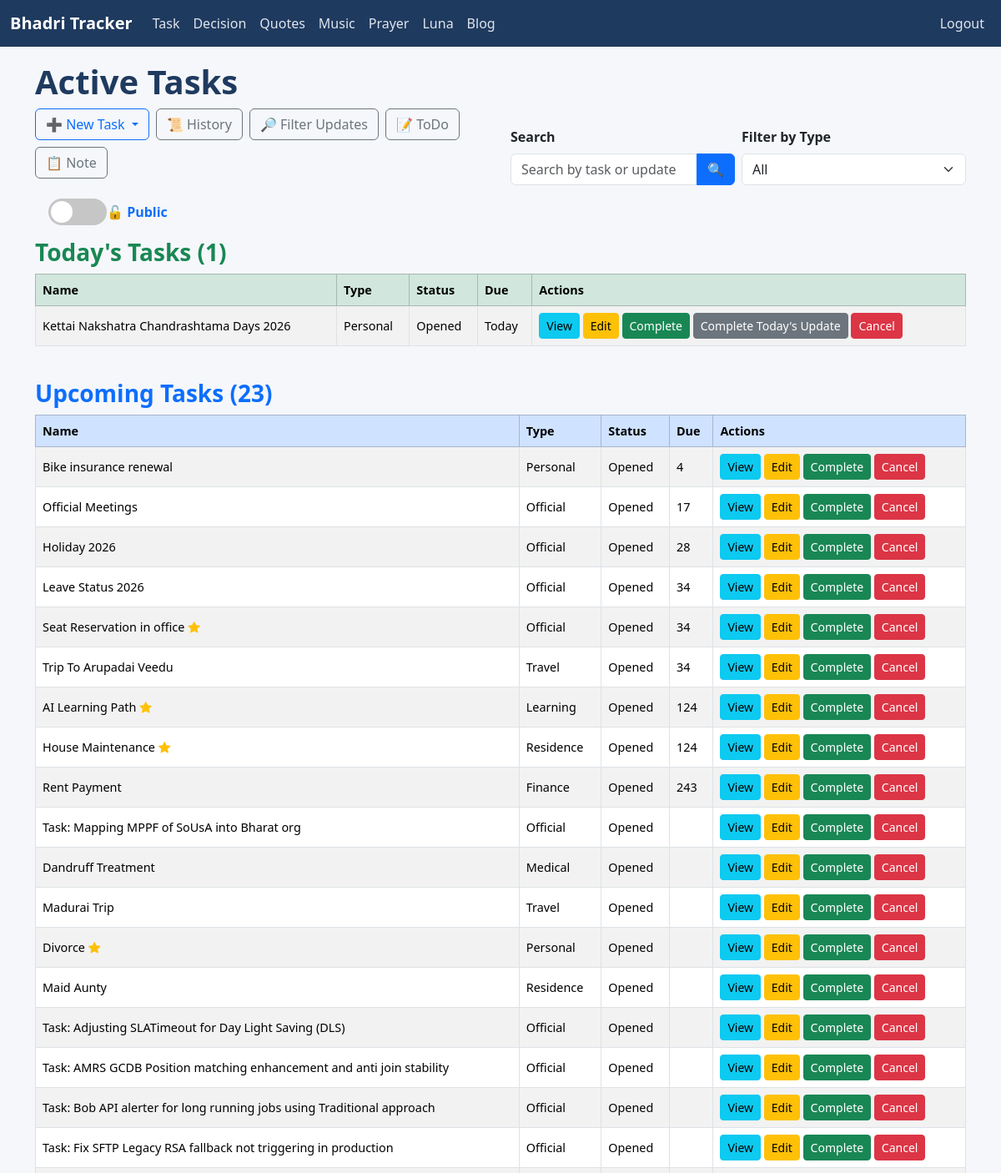
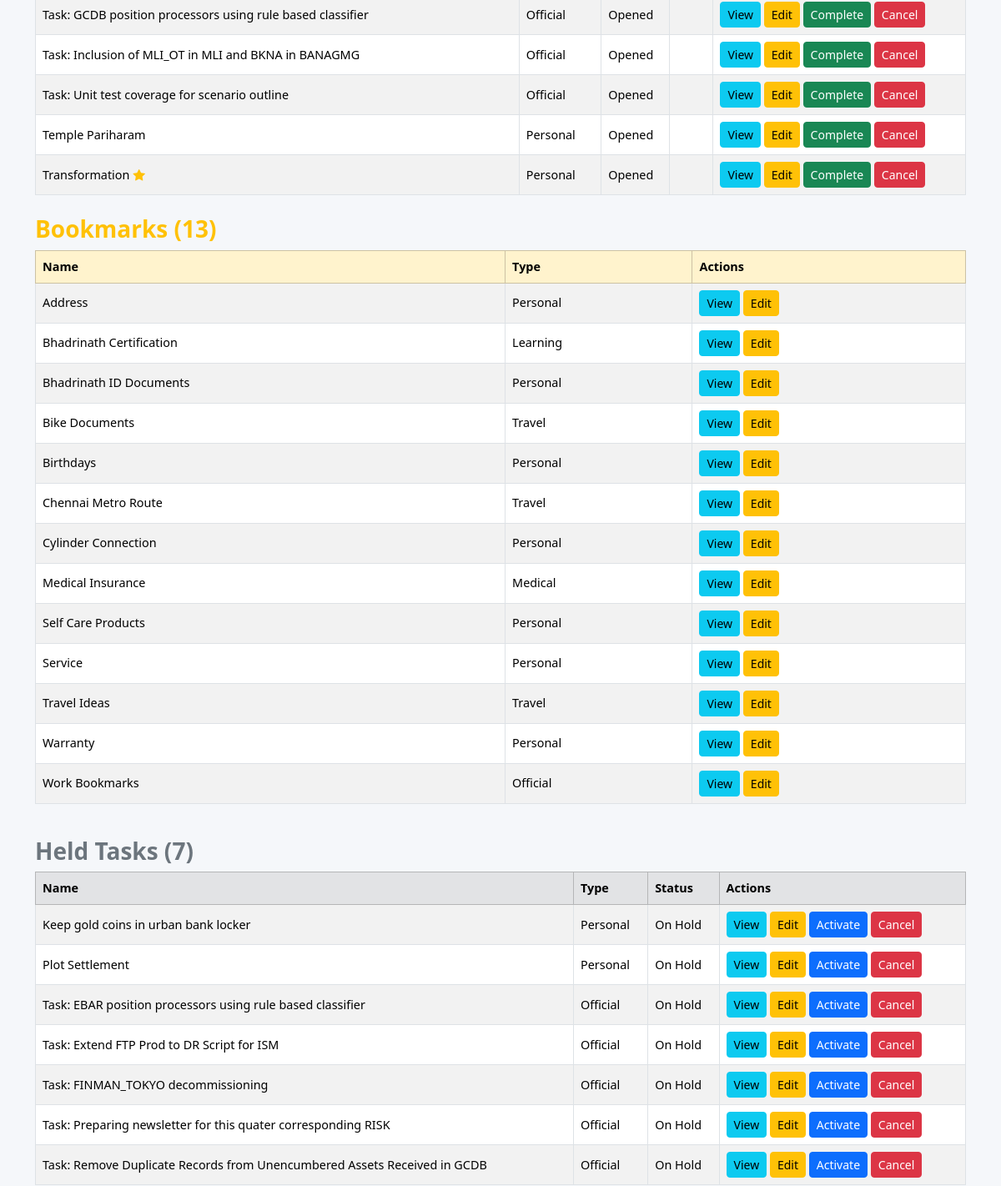
The page / (signed in, upper part) on the database as committed earlier (2 pictures, top to bottom).
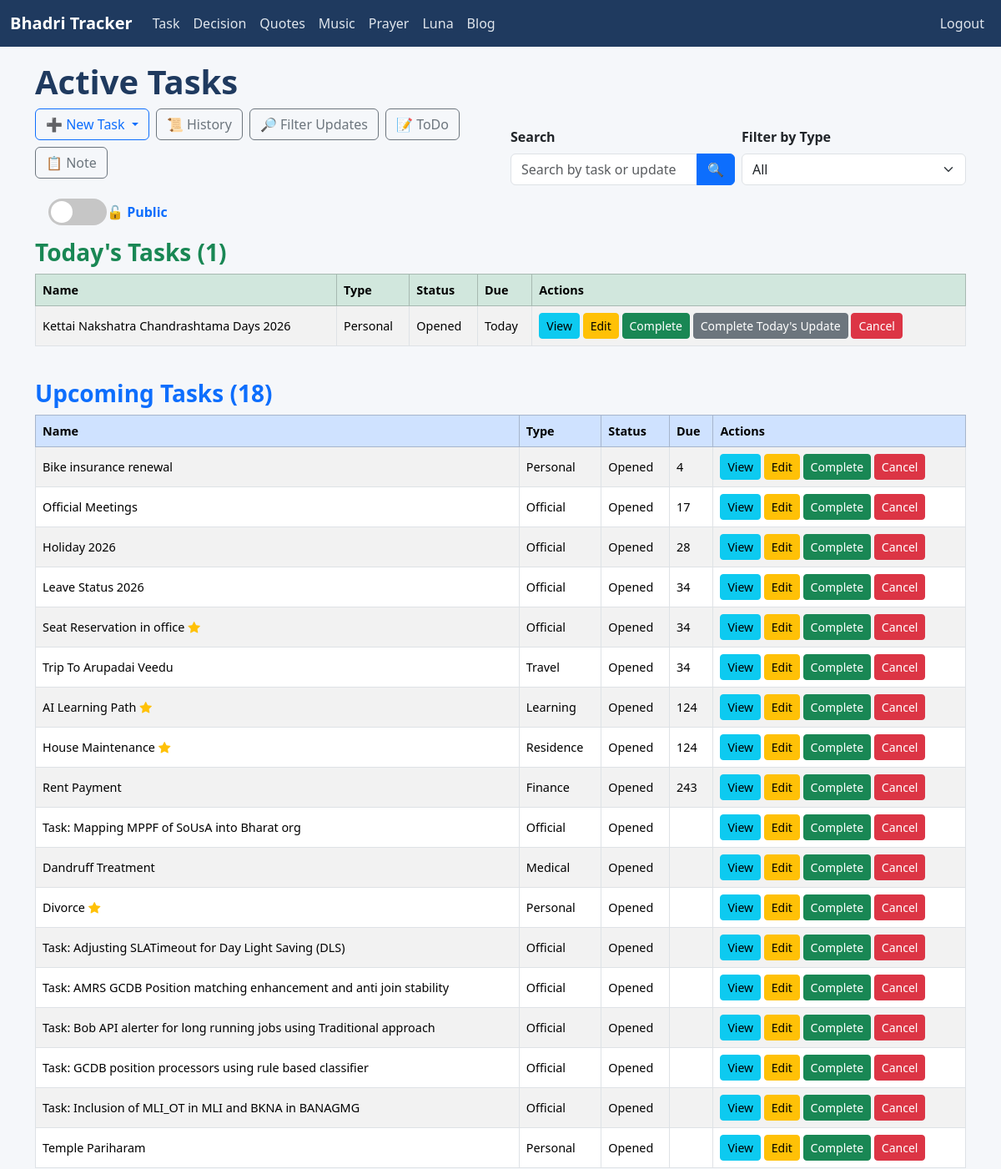
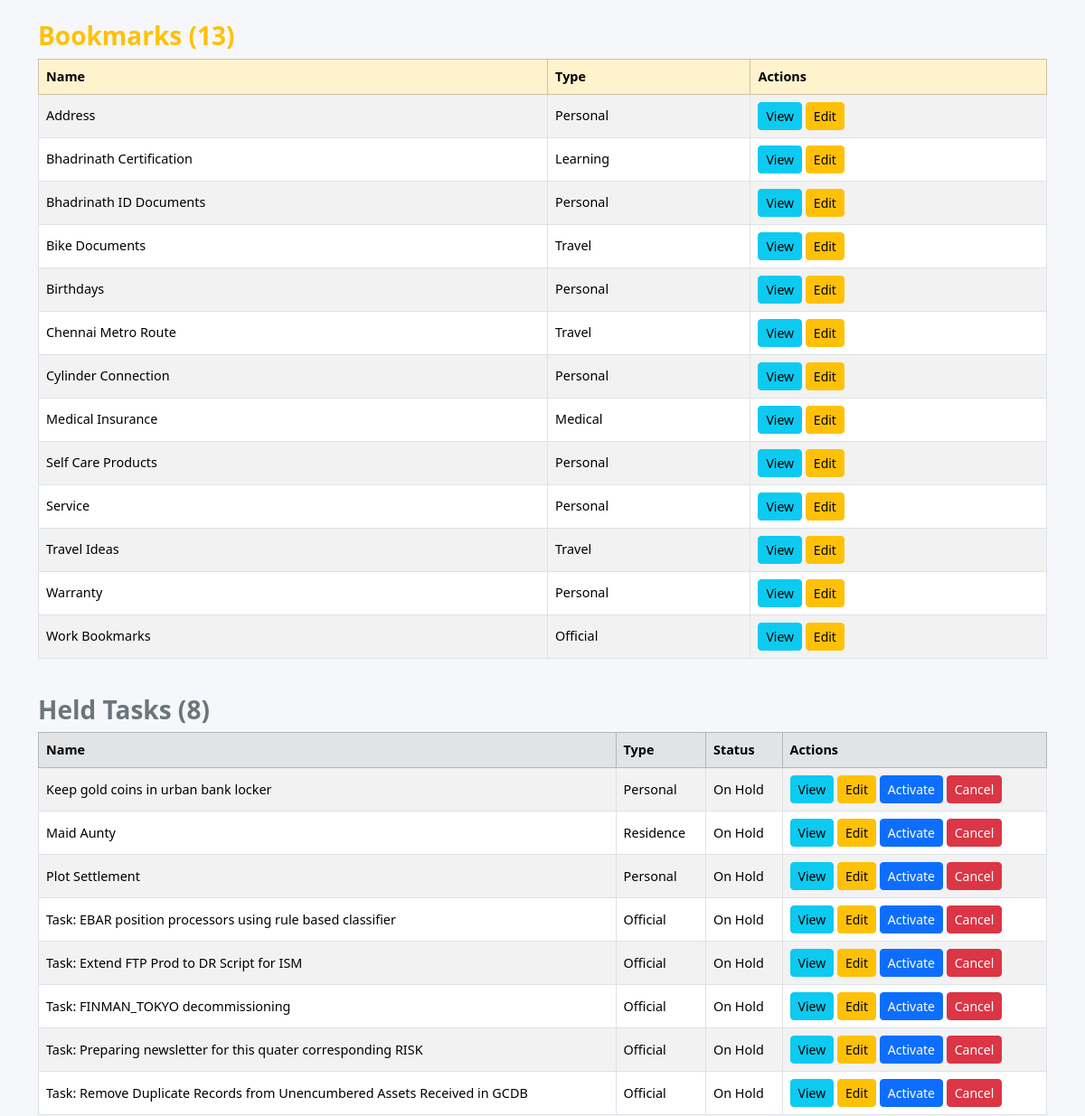
The same page on the database as committed later (2 pictures, top to bottom).
### tracker/models.py (models this page shows, shortened)
class Task(models.Model):
    STATUS_CHOICES = [
        ('Opened', 'Opened'),
        ('InProgress', 'In Progress'),
        ('Completed', 'Completed'),
        ('Cancelled', 'Cancelled'),
        ('Hold', 'Hold'),
    ]
    name = models.CharField(max_length=200)
    status = models.CharField(max_length=20, choices=STATUS_CHOICES, default='Opened')
    task_type = models.ForeignKey(TaskType, on_delete=models.CASCADE)
    started_date = models.DateField(default=timezone.localtime(), null=True, blank=True)
    created_date = models.DateField(auto_now_add=True)
    updated_date = models.DateField(auto_now=True)
    completed_date = models.DateField(null=True, blank=True)
    target_date = models.DateField(default=timezone.localtime(), null=True, blank=True)
    is_bookmark = models.BooleanField(default=False)
    is_private = models.BooleanField(default=False)
    is_important = models.BooleanField(default=False)
    is_template = models.BooleanField(default=False)
    @property
    def days_till_upcoming(self):
        today = timezone.localdate()
        dates = []
        if self.started_date and self.started_date >= today:
            dates.append(self.started_date)
        if self.target_date and self.target_date >= today:
            dates.append(self.target_date)
        for upd in self.updates.all():
            if upd.status not in ['Completed', 'Cancelled'] and upd.date and upd.date >= today:
                dates.append(upd.date)
        if not dates:
            return None
        return (min(dates) - today).days

class TaskType(models.Model):
    name = models.CharField(max_length=50, unique=True)
    class Meta:
        ordering = ['name']

class Update(models.Model):
    STATUS_CHOICES = [
        ('Opened', 'Opened'),
        ('InProgress', 'In Progress'),
        ('Completed', 'Completed'),
        ('Cancelled', 'Cancelled')
    ]
    REMINDER_CHOICE = [
        ('Days', 'Days'),
        ('Workweek', 'Workweek'),
        ('Weekly', 'Weekly'),
        ('Monthly', 'Monthly'),
        ('Yearly', 'Yearly'),
    ]
    name = models.CharField(max_length=200, null=True, blank=True)
    task = models.ForeignKey(Task, on_delete=models.CASCADE, related_name='updates')
    date = models.DateField(default=timezone.localtime(), null=True, blank=True)
    start_time = models.TimeField(null=True, blank=True)
    end_time = models.TimeField(null=True, blank=True)
    description = models.TextField()
    is_check_box = models.BooleanField(default=False)
    status = models.CharField(max_length=20, choices=STATUS_CHOICES, default='Opened')
    reminder_type = models.CharField(max_length=20, choices=REMINDER_CHOICE, null=True, blank=True)
    can_store_reminder = models.BooleanField(default=False)
    date_to_remind = models.IntegerField(null=True, blank=True)
    auto_reminder_handle = models.BooleanField(default=True)

### tracker/views.py (the view)
# urls.py: path('', views.TaskListView.as_view(), name='task_list'),
class TaskListView(LoginRequiredMixin, ListView):
    model = Task
    template_name = 'tracker/task_list.html'
    context_object_name = 'tasks'
    def get_queryset(self):
        queryset = Task.objects.exclude(
            status__in=['Completed', 'Cancelled', 'Hold']
        ).exclude(
            is_bookmark=True
        ).exclude(
            is_template=True
        )
        view_mode = self.request.GET.get('view', 'public')
        if view_mode == "private":
            user_profile = getattr(self.request.user, "userprofile", None)
            if user_profile is None or not user_profile.special_privilege_password:
                messages.error(self.request, "You do not have access to private tasks.")
                return Task.objects.none()
            if not self.request.session.get("private_access"):
                raise PermissionError("PRIVATE_ACCESS_REQUIRED")
            queryset = queryset.filter(is_private=True)
        elif view_mode == "public":
            self.request.session['private_access'] = False
            queryset = queryset.filter(is_private=False)
        search_query = self.request.GET.get('search')
        if search_query:
            queryset = queryset.filter(
                Q(name__icontains=search_query) |
                Q(updates__description__icontains=search_query)
            ).distinct()
        task_type_id = self.request.GET.get('task_type')
        if task_type_id:
            queryset = queryset.filter(task_type_id=task_type_id)
        tasks = list(queryset)
        tasks = [t for t in tasks if t.days_till_upcoming != 0]
        tasks.sort(
            key=lambda t: (
                t.days_till_upcoming is None,
                t.days_till_upcoming,
                t.target_date is None,
                t.target_date,
                t.name.lower(),
            )
        )
        return tasks
    def get_context_data(self, **kwargs):
        context = super().get_context_data(**kwargs)
        task_type_id = self.request.GET.get('task_type')
        search_query = self.request.GET.get('search', '')
        view_mode = self.request.GET.get('view', 'public')
        context['task_types'] = TaskType.objects.all()
        context['selected_type'] = int(task_type_id) if task_type_id else None
        context['search_query'] = search_query
        context['view_mode'] = view_mode
        common_filters = {}
        if task_type_id:
            common_filters['task_type_id'] = task_type_id
        if search_query:
            common_filters['name__icontains'] = search_query
        if view_mode == "private":
            common_filters['is_private'] = True
        base_queryset = Task.objects.filter(**common_filters) \
            .exclude(status__in=['Completed', 'Cancelled', 'Hold']) \
            .exclude(is_bookmark=True) \
            .exclude(is_template=True) \
            .order_by('name')
        today_tasks = [
            task for task in base_queryset
            if task.days_till_upcoming == 0
        ]
        context['today_tasks'] = today_tasks
        if view_mode == "public":
            common_filters['is_private'] = False
        held_tasks = Task.objects.filter(
            status__in=['Hold'],
            **common_filters
        ).exclude(is_template=True).order_by('name')
        context['held_tasks'] = held_tasks
        bookmarked_tasks = Task.objects.filter(
            is_bookmark=True,
            status__in=['Opened', 'InProgress'],
            **common_filters
        ).exclude(is_template=True).order_by('name')
        context['bookmarked_tasks'] = bookmarked_tasks
        template_tasks = Task.objects.filter(
            is_template=True,
            **common_filters
        ).order_by('name')
        context['template_tasks'] = template_tasks
        return context
    def dispatch(self, request, *args, **kwargs):
        try:
            return super().dispatch(request, *args, **kwargs)
        except PermissionError as e:
            if str(e) == "PRIVATE_ACCESS_REQUIRED":
                return redirect("private_access", "tracker:task_list")
            raise

### templates/tracker/task_list.html (shortened to what this page needs)
{% extends 'base.html' %}
{% load static %}
{% block style %}
<link rel="stylesheet" href="{% static 'css/task_list.css' %}">
{% endblock %}
{% block content %}
<h1>Active Tasks</h1>
<div class="row align-items-end mb-3">
  <div class="col-md-6 mb-2">
    <div class="d-flex gap-2 flex-wrap">
      <div class="dropdown">
        <button class="btn btn-outline-primary dropdown-toggle"
                type="button"
                data-bs-toggle="dropdown"
                aria-expanded="false">
          ➕ New Task
        </button>
      </div>
      <a href="{% url 'tracker:task_history' %}"
         class="btn btn-outline-secondary">
         📜 History
      </a>
      <a href="{% url 'tracker:update_filter' %}" class="btn btn-outline-secondary">
        🔎 Filter Updates
      </a>
      <a href="{% url 'tracker:todo_list' %}" class="btn btn-outline-secondary">
        📝 ToDo
      </a>
      <a href="{% url 'tracker:note' %}" class="btn btn-outline-secondary">
        📋 Note
      </a>
    </div>
  </div>
  <div class="col-md-6">
    <form method="get" class="row g-2 align-items-end">
      <div class="col-md-6">
        <label class="form-label fw-bold">Search</label>
        <div class="input-group">
          <input type="text"
                 name="search"
                 value="{{ search_query }}"
                 class="form-control"
                 placeholder="Search by task or update">
          <button type="submit" class="btn btn-primary">🔍</button>
        </div>
      </div>
      <div class="col-md-6">
        <label class="form-label fw-bold">Filter by Type</label>
        <select name="task_type"
                class="form-select"
                onchange="this.form.submit()">
          <option value="">All</option>
        </select>
      </div>
    </form>
  </div>
</div>
<div class="toggle-container mb-3 ms-3">
  <a href="{% if view_mode == 'public' %}{% url 'private_access' 'tracker:task_list' %}{% else %}?view=public{% endif %}"
     class="text-decoration-none d-flex align-items-center">
    <div class="toggle-switch {% if view_mode == 'private' %}active{% endif %}">
      <div class="toggle-circle"></div>
    </div>
    <span class="toggle-label">
      {% if view_mode == 'private' %}
        🔒 Private
      {% else %}
        🔓 Public
      {% endif %}
    </span>
  </a>
</div>
{% if today_tasks %}
  <h3 class="text-success mb-2">Today's Tasks ({{ today_tasks|length }})</h3>
  <div class="table-responsive mb-4">
    <table class="table table-bordered table-striped align-middle text-nowrap">
      <thead class="table-success">
        <tr>
          <th>Name</th>
          <th>Type</th>
          <th>Status</th>
          <th>Due</th>
          <th>Actions</th>
        </tr>
      </thead>
      <tbody>
        {% for task in today_tasks %}
          {% if task.is_private and view_mode == "public" %}
            <tr>
                <td colspan="5" class="text-center text-muted">
                    <i class="bi bi-eye-slash-fill"></i> Private Task
                </td>
            </tr>
          {% else %}
            <tr>
              <td>{{ task.name }}{% if task.is_important %}<i class="bi bi-star-fill text-warning ms-1"></i>{% endif %}</td>
              <td>{{ task.task_type.name }}</td>
              <td>{{ task.status }}</td>
              <td>{% if task.days_till_upcoming == 0 %}Today{% elif task.days_till_upcoming > 0 %}{{ task.days_till_upcoming }}{% endif %}</td>
              <td>
                <a href="{% url 'tracker:update_list' task.id %}" class="btn btn-sm btn-info">View</a>
                <a href="{% url 'tracker:task_update' task.id %}" class="btn btn-sm btn-warning">Edit</a>
                <a href="{% url 'tracker:mark_task_complete' task.id %}" class="btn btn-sm btn-success">Complete</a>
                <form method="post" action="{% url 'tracker:complete_today_task_updates' task.id %}" class="d-inline">
                    <button type="submit" class="btn btn-sm btn-secondary">
                    Complete Today's Update
                    </button>
                </form>
                <a href="{% url 'tracker:mark_task_cancel' task.id %}" class="btn btn-sm btn-danger">Cancel</a>
              </td>
            </tr>
          {% endif %}
        {% endfor %}
      </tbody>
    </table>
  </div>
{% endif %}
<h3 class="text-primary mb-2">Upcoming Tasks ({{ tasks|length }})</h3>
<div class="table-responsive">
  <table class="table table-striped table-bordered align-middle text-nowrap">
    <thead class="table-primary">
      <tr>
        <th>Name</th>
        <th>Type</th>
        <th>Status</th>
        <th>Due</th>
        <th>Actions</th>
      </tr>
    </thead>
    <tbody>
      {% for task in tasks %}
      <tr>
        <td>{{ task.name }}{% if task.is_important %}<i class="bi bi-star-fill text-warning ms-1"></i>{% endif %}</td>
        <td>{{ task.task_type.name }}</td>
        <td>{{ task.status }}</td>
        <td>{% if task.days_till_upcoming == 0 %}Today{% elif task.days_till_upcoming > 0 %}{{ task.days_till_upcoming }}{% endif %}</td>
        <td>
          <a href="{% url 'tracker:update_list' task.id %}" class="btn btn-sm btn-info">View</a>
          <a href="{% url 'tracker:task_update' task.id %}" class="btn btn-sm btn-warning">Edit</a>
          <a href="{% url 'tracker:mark_task_complete' task.id %}" class="btn btn-sm btn-success">Complete</a>
          <a href="{% url 'tracker:mark_task_cancel' task.id %}" class="btn btn-sm btn-danger">Cancel</a>
        </td>
      </tr>
      {% empty %}
        <tr><td colspan="6" class="text-center text-muted">No tasks found</td></tr>
      {% endfor %}
    </tbody>
  </table>
  {% if bookmarked_tasks %}
  <h3 class="text-warning mt-4">Bookmarks ({{ bookmarked_tasks|length }})</h3>
  <div class="table-responsive">
    <table class="table table-bordered table-striped align-middle text-nowrap">
      <thead class="table-warning">
        <tr>
          <th>Name</th>
          <th>Type</th>
          <th>Actions</th>
        </tr>
      </thead>
      <tbody>
        {% for task in bookmarked_tasks %}
        <tr>
          <td>{{ task.name }}{% if task.is_important %}<i class="bi bi-star-fill text-warning ms-1"></i>{% endif %}</td>
          <td>{{ task.task_type.name }}</td>
          <td>
            <a href="{% url 'tracker:update_list' task.id %}" class="btn btn-sm btn-info">View</a>
            <a href="{% url 'tracker:task_update' task.id %}" class="btn btn-sm btn-warning">Edit</a>
          </td>
        </tr>
        {% endfor %}
      </tbody>
    </table>
  </div>
  {% endif %}
  {% if held_tasks %}
  <h3 class="text-secondary mt-4">Held Tasks ({{ held_tasks|length }})</h3>
  <div class="table-responsive">
    <table class="table table-bordered table-striped align-middle text-nowrap">
      <thead class="table-secondary">
        <tr>
          <th>Name</th>
          <th>Type</th>
          <th>Status</th>
          <th>Actions</th>
        </tr>
      </thead>
      <tbody>
        {% for task in held_tasks %}
        <tr>
          <td>{{ task.name }}{% if task.is_important %}<i class="bi bi-star-fill text-warning ms-1"></i>{% endif %}</td>
          <td>{{ task.task_type.name }}</td>
          <td>On Hold</td>
          <td>
            <a href="{% url 'tracker:update_list' task.id %}" class="btn btn-sm btn-info">View</a>
            <a href="{% url 'tracker:task_update' task.id %}" class="btn btn-sm btn-warning">Edit</a>
            <a href="{% url 'tracker:toggle_hold' task.id %}" class="btn btn-sm btn-primary">
              Activate
            </a>
            <a href="{% url 'tracker:mark_task_cancel' task.id %}" class="btn btn-sm btn-danger">Cancel</a>
          </td>
        </tr>
        {% endfor %}
      </tbody>
    </table>
  </div>
  {% endif %}
</div>
</div>
{% endblock %}

Rows that differ between the two databases and show on the page:
no longer on this page (row edited): Task: name "Madurai Trip", task_type.name "Travel", status "Opened", shown under "Upcoming Tasks (23)"
no longer on this page (row edited): Task: name "Task: Fix SFTP Legacy RSA fallback not triggering in production", task_type.name "Official", status "Opened", shown under "Upcoming Tasks (23)"
no longer on this page (row edited): Task: name "Task: Unit test coverage for scenario outline", task_type.name "Official", status "Opened", shown under "Upcoming Tasks (23)"
no longer on this page (row edited): Task: name "Transformation", is_important True (drawn), task_type.name "Personal", status "Opened", shown under "Upcoming Tasks (23)"
changed Task "Maid Aunty": moves from the list under "Upcoming Tasks (23)" to the list under "Held Tasks (8)"
Other text that changed with them:
{{ tasks|length }}: "23" → "18"
{{ held_tasks|length }}: "7" → "8"
